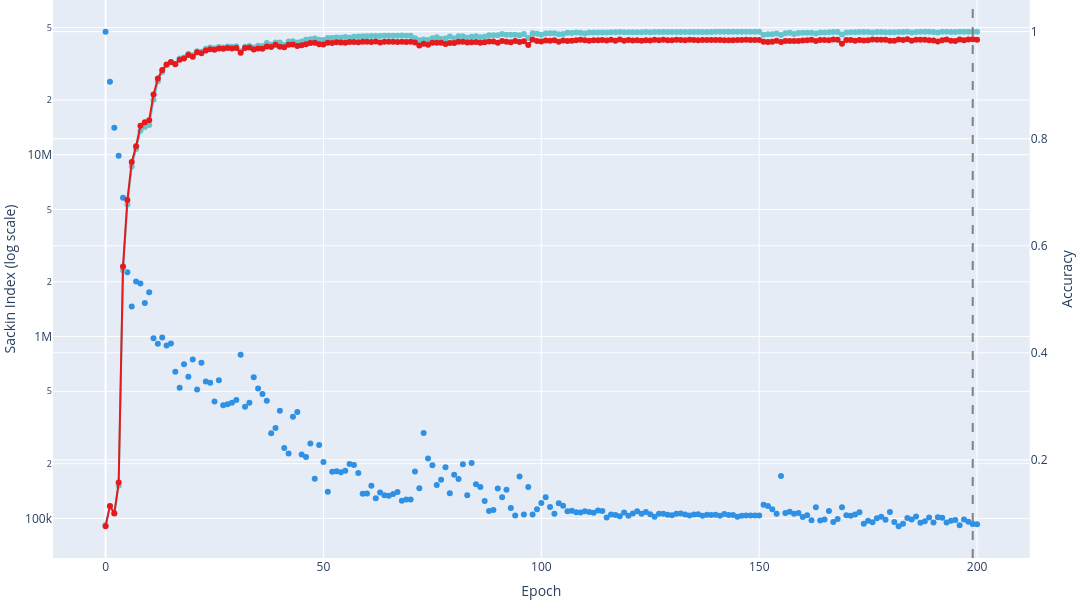

The notebook cell this image was saved under:
### Code cell
epoch_trainUval = epoch_data[(epoch_data["split"] == "trainUval") & (epoch_data["model"] == "vgg") & (epoch_data["dataset"] == "mnist")]
epoch_trainUval = epoch_trainUval.sort_values(by='epoch')

fig = make_subplots(specs=[[{"secondary_y": True}]], )

train_acc = px.line(epoch_trainUval, x='epoch', y='train_acc', color="dataset", color_discrete_sequence=color_seq_train, symbol="model")
val_acc = px.line(epoch_trainUval, x='epoch', y='val_acc', color="dataset", color_discrete_sequence=color_seq_val, symbol="model")
sackin = px.scatter(epoch_trainUval, x='epoch', y='sackin_index', color="dataset", color_discrete_sequence=color_seq, symbol="model")

best_epoch = epoch_trainUval[epoch_trainUval["val_acc"] == epoch_trainUval["val_acc"].max()]["epoch"].values[0]

fig.add_trace(sackin.data[0], secondary_y=False)
fig.add_trace(train_acc.data[0], secondary_y=True)
fig.add_trace(val_acc.data[0], secondary_y=True)
fig.add_vline(x=best_epoch, line_width=2, line_dash="dash", line_color="gray")

# set title
fig.update_layout(
	margin=dict(l=0, r=0, t=0, b=0),
	showlegend=False,
	width=600*2,
	height=300*2,
)

fig.update_xaxes(title_text="Epoch")
fig.update_yaxes(title_text="Sackin Index (log scale)", type="log", secondary_y=False)
fig.update_yaxes(title_text="Accuracy", secondary_y=True)
fig.show()

### Figure 1 — Plotly figure (JSON) as saved in the notebook; plotly's stock layout.template omitted (floating-point values rounded to 4 significant figures; data arrays with more than 128 entries replaced by an {"elided": "..."} marker saying what was removed)
{"data": [{"hovertemplate": "dataset=mnist<br>model=vgg<br>epoch=%{x}<br>sackin_index=%{y}<extra></extra>", "legendgroup": "mnist, vgg", "marker": {"color": "#2E91E5", "symbol": "circle"}, "mode": "markers", "name": "mnist, vgg", "orientation": "v", "showlegend": true, "type": "scatter", "x": {"elided": "201 int values"}, "xaxis": "x", "y": {"elided": "201 float values"}, "yaxis": "y"}, {"hovertemplate": "dataset=mnist<br>model=vgg<br>epoch=%{x}<br>train_acc=%{y}<extra></extra>", "legendgroup": "mnist, vgg", "line": {"color": "rgb(102, 197, 204)", "dash": "solid"}, "marker": {"symbol": "circle"}, "mode": "lines+markers", "name": "mnist, vgg", "orientation": "v", "showlegend": true, "type": "scatter", "x": {"elided": "201 int values"}, "xaxis": "x", "y": {"elided": "201 float values"}, "yaxis": "y2"}, {"hovertemplate": "dataset=mnist<br>model=vgg<br>epoch=%{x}<br>val_acc=%{y}<extra></extra>", "legendgroup": "mnist, vgg", "line": {"color": "rgb(228,26,28)", "dash": "solid"}, "marker": {"symbol": "circle"}, "mode": "lines+markers", "name": "mnist, vgg", "orientation": "v", "showlegend": true, "type": "scatter", "x": {"elided": "201 int values"}, "xaxis": "x", "y": {"elided": "201 float values"}, "yaxis": "y2"}], "layout": {"height": 600, "margin": {"b": 0, "l": 0, "r": 0, "t": 0}, "shapes": [{"line": {"color": "gray", "dash": "dash", "width": 2}, "type": "line", "x0": 199, "x1": 199, "xref": "x", "y0": 0, "y1": 1, "yref": "y domain"}], "showlegend": false, "width": 1200, "xaxis": {"anchor": "y", "domain": [0, 0.94], "title": {"text": "Epoch"}}, "yaxis": {"anchor": "x", "domain": [0, 1], "title": {"text": "Sackin Index (log scale)"}, "type": "log"}, "yaxis2": {"anchor": "x", "overlaying": "y", "side": "right", "title": {"text": "Accuracy"}}}}
